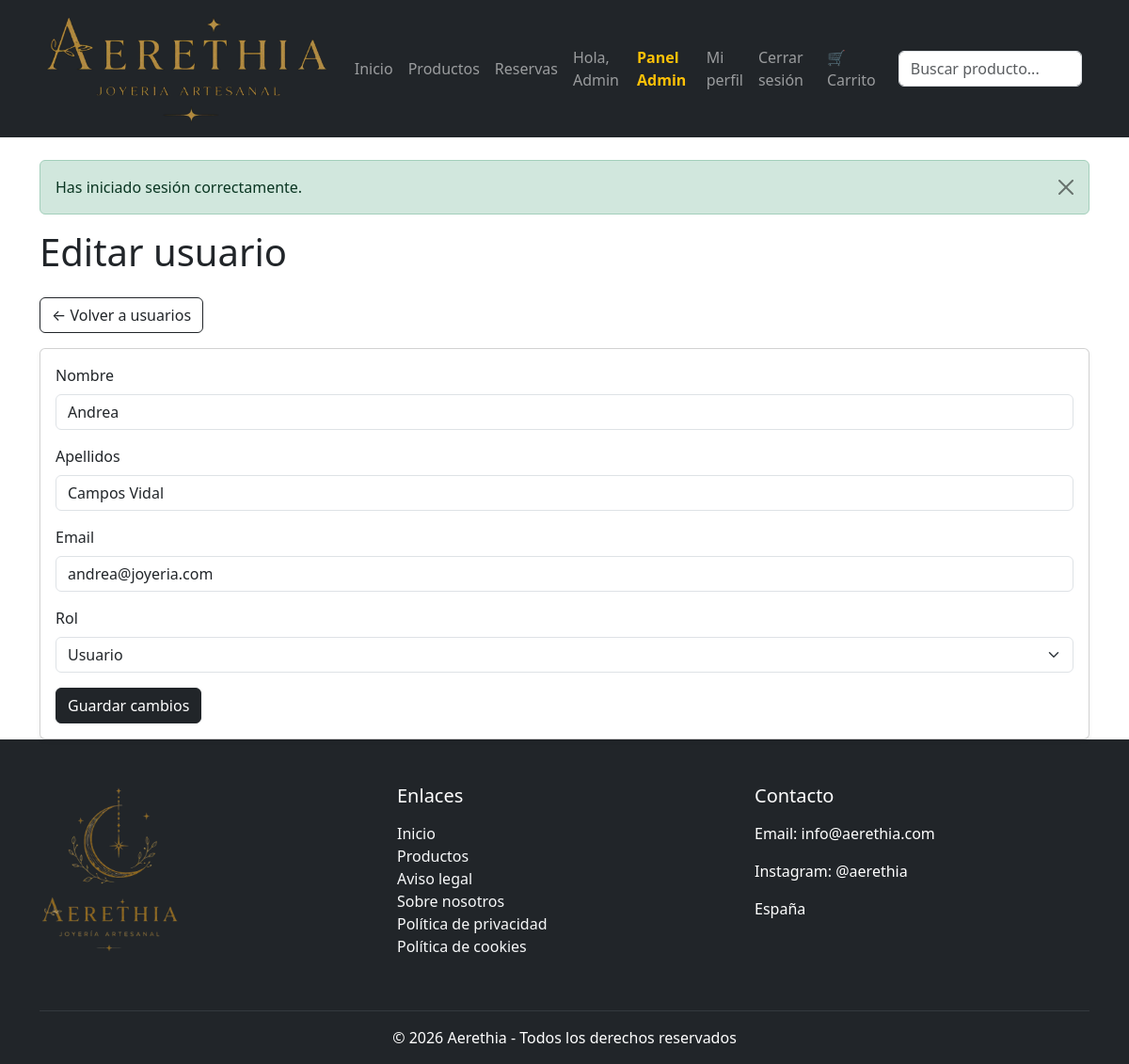
Screenshot of /index.php?controller=admin&action=editarUsuario&id=16 (signed in) with the database file from the repository.
### tables this page shows
CREATE TABLE `usuarios` (
  `id_usuario` int(11) NOT NULL,
  `nombre` varchar(100) NOT NULL,
  `apellidos` varchar(150) NOT NULL,
  `email` varchar(150) NOT NULL,
  `password` varchar(255) NOT NULL,
  `rol` enum('user','admin') DEFAULT 'user',
  `fecha_registro` datetime DEFAULT current_timestamp(),
  `activo` tinyint(1) DEFAULT 1
);

### htdocs/app/controllers/AdminController.php (called while the page is built, shortened)
<?php
require_once __DIR__ . "/../models/Usuario.php";
class AdminController {
    public function editarUsuario() {
        $id_usuario = $_GET["id"] ?? null;
        $usuario = Usuario::obtenerPorId($id_usuario);
        require_once __DIR__ . "/../views/admin/editarUsuario.php";
    }
}
?>

### htdocs/index.php (called while the page is built, shortened)
<?php
$action     = isset($_GET['action'])     ? $_GET['action']     : 'index';
$controllerObject = new $controllerName();
$controllerObject->$action();
?>

### htdocs/app/models/Usuario.php (called while the page is built, shortened)
<?php
class Usuario {
   public static function obtenerPorId($id_usuario) {
        $db = Conexion::conectar();
        $sql = "SELECT * FROM usuarios WHERE id_usuario = :id_usuario";
        $stmt = $db->prepare($sql);
        $stmt->bindParam(":id_usuario", $id_usuario, PDO::PARAM_INT);
        $stmt->execute();
        return $stmt->fetch(PDO::FETCH_ASSOC);
    }
}
?>

### htdocs/app/views/admin/editarUsuario.php (the view, shortened to what this page needs)
<?php require_once __DIR__ . "/../layouts/header.php"; ?>
<h1 class="mb-4">Editar usuario</h1>
<a href="index.php?controller=admin&action=usuarios" class="btn btn-outline-dark mb-3">
    ← Volver a usuarios
</a>
<div class="card shadow-sm">
    <div class="card-body">
        <form action="index.php?controller=admin&action=actualizarUsuario" method="POST">
            <div class="mb-3">
                <label class="form-label">Nombre</label>
                <input
                    type="text"
                    name="nombre"
                    class="form-control"
                    value="<?= htmlspecialchars($usuario["nombre"]) ?>"
                    required
                >
            </div>
            <div class="mb-3">
                <label class="form-label">Apellidos</label>
                <input
                    type="text"
                    name="apellidos"
                    class="form-control"
                    value="<?= htmlspecialchars($usuario["apellidos"]) ?>"
                    required
                >
            </div>
            <div class="mb-3">
                <label class="form-label">Email</label>
                <input
                    type="email"
                    name="email"
                    class="form-control"
                    value="<?= htmlspecialchars($usuario["email"]) ?>"
                    required
                >
            </div>
            <div class="mb-3">
                <label class="form-label">Rol</label>
                <select name="rol" class="form-select" required>
                    <option value="user" <?= $usuario["rol"] == "user" ? "selected" : "" ?>>
                        Usuario
                    </option>
                </select>
            </div>
            <button type="submit" class="btn btn-dark">
                Guardar cambios
            </button>
        </form>
    </div>
</div>
<?php require_once __DIR__ . "/../layouts/footer.php"; ?>

### rows the page displays
usuarios: nombre "Andrea", apellidos "Campos Vidal", email "andrea@joyeria.com", rol "Usuario"

### other values shown
$_SESSION["usuario"]["nombre"] "Admin"
$_SESSION["mensaje"] "Has iniciado sesión correctamente."
